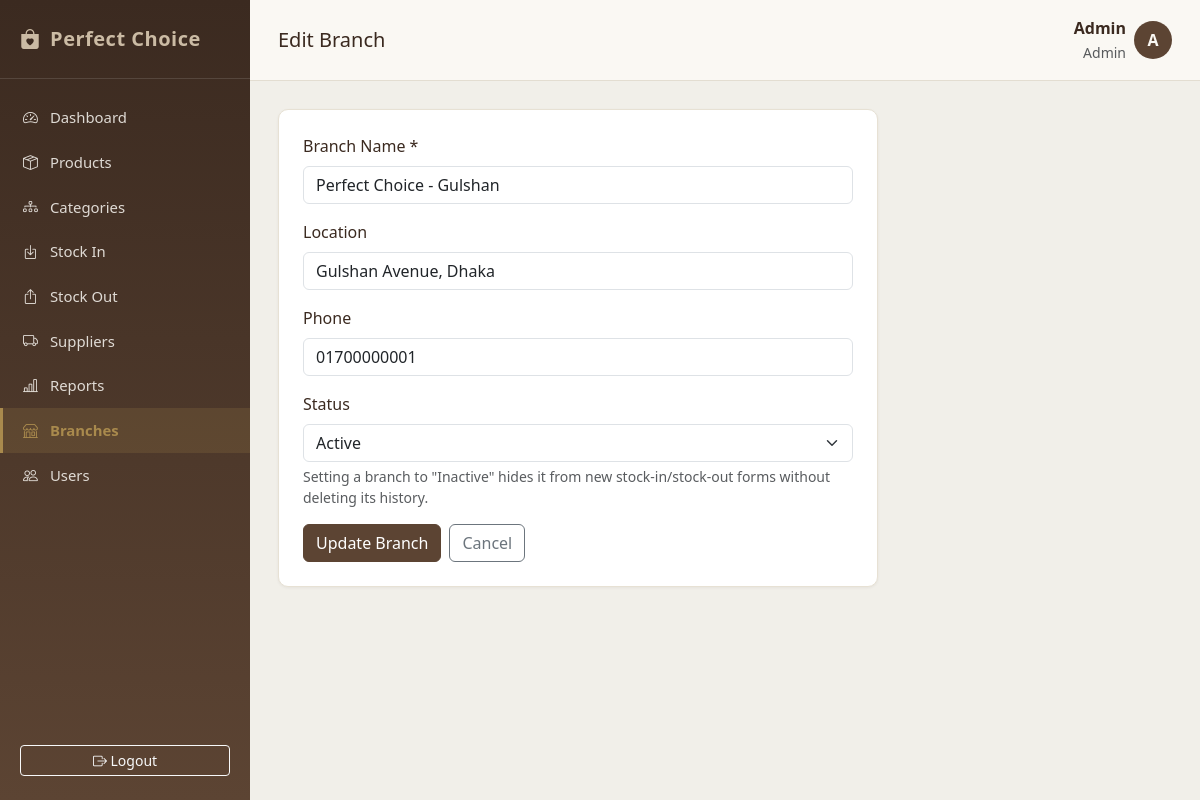
Screenshot of /branches/edit.php?id=1 (signed in) with the database file from the repository.
### tables this page shows
CREATE TABLE branches (
    branch_id INT AUTO_INCREMENT PRIMARY KEY,
    branch_name VARCHAR(100) NOT NULL,
    location VARCHAR(255),
    phone VARCHAR(30),
    status ENUM('active','inactive') DEFAULT 'active',
    created_at TIMESTAMP DEFAULT CURRENT_TIMESTAMP
);

### branches/edit.php (the view, shortened to what this page needs)
<?php
require_once '../config/database.php';
$id = (int)($_GET['id'] ?? 0);
$stmt = $conn->prepare("SELECT * FROM branches WHERE branch_id = ?");
$stmt->bind_param("i", $id);
$stmt->execute();
$branch = $stmt->get_result()->fetch_assoc();
require_once '../includes/header.php';
require_once '../includes/sidebar.php';
?>
<div class="pc-card p-4 pc-form-card">
    <form method="POST">
        <div class="mb-3">
            <label class="form-label">Branch Name *</label>
            <input type="text" name="branch_name" class="form-control" value="<?php echo htmlspecialchars($branch['branch_name']); ?>" required>
        </div>
        <div class="mb-3">
            <label class="form-label">Location</label>
            <input type="text" name="location" class="form-control" value="<?php echo htmlspecialchars($branch['location']); ?>">
        </div>
        <div class="mb-3">
            <label class="form-label">Phone</label>
            <input type="text" name="phone" class="form-control" value="<?php echo htmlspecialchars($branch['phone']); ?>">
        </div>
        <div class="mb-3">
            <label class="form-label">Status</label>
            <select name="status" class="form-select">
                <option value="active" <?php echo $branch['status']==='active'?'selected':''; ?>>Active</option>
            </select>
            <div class="form-text">Setting a branch to "Inactive" hides it from new stock-in/stock-out forms without deleting its history.</div>
        </div>
        <div class="d-flex gap-2">
            <button type="submit" class="btn btn-pc-primary">Update Branch</button>
            <a href="list.php" class="btn btn-outline-secondary">Cancel</a>
        </div>
    </form>
</div>
    </main>
</div>
<?php require_once '../includes/footer.php'; ?>

### assets/css/style.css (style rules this page uses)
:root { --pc-brown-dark: #3b2a20; --pc-brown: #5c4433; --pc-brown-light: #8a6f55; --pc-taupe: #cbbba4; --pc-grey: #6b6b66; --pc-grey-light: #f1efe9; --pc-ivory: #faf8f3; --pc-gold: #a98a4d; --pc-success: #4f6f52; --pc-danger: #8b3a3a; --pc-warning: #b9893f; --pc-fs-xs: 0.8rem; --pc-fs-sm: 0.875rem; --pc-fs-base: 1rem; --pc-fs-lg: 1.25rem; --pc-fs-xl: 1.5rem; }
* { box-sizing: border-box; }
body { background-color: var(--pc-grey-light); font-family: 'Segoe UI', Georgia, 'Times New Roman', serif; color: var(--pc-brown-dark); margin: 0; }
.pc-card { background: #fff; border: 1px solid #e7e1d4; border-radius: 10px; box-shadow: 0 1px 3px rgba(59,42,32,0.06); }
.btn-pc-primary { background-color: var(--pc-brown); border-color: var(--pc-brown); color: #fff; }
.pc-form-card { max-width: 600px; }

### rows the page displays
branches: branch_name "Perfect Choice - Gulshan", location "Gulshan Avenue, Dhaka", phone "01700000001", status "Active"

### other values shown
$pageTitle "Edit Branch"
$_SESSION['full_name'] "Admin"
roleName($_SESSION['role_id']) "Admin"
substr($_SESSION['full_name'], 0, 1) "A"
